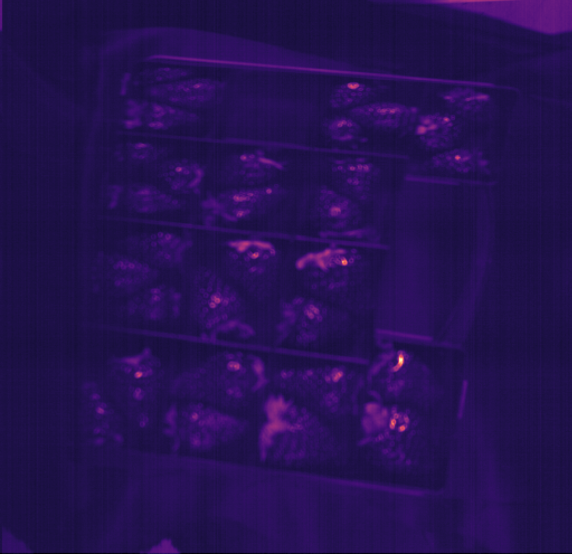
#> input picture temp_plot_clean.png, 1144 x 1108 px, found by its file name (shown at 1/2 size)
$ python cvtry.py
#> lines starting #> are read from the running program, lines starting #| are printed output that depends on the picture; after the words box and inside, x2 and y2 are one past the last pixel; in counts of white or black regions, pixels touching at a corner belong together
import cv2 as cv
import numpy as np
import matplotlib.pyplot as plt

im = cv.imread('temp_plot_clean.png')
#> im is the input picture: shape (1108, 1144, 3); mean B, G, R 81.3, 16.7, 36.6
assert im is not None, "file could not be read, check with os.path.exists()"

# Convert the image to grayscale
imgray = cv.cvtColor(im, cv.COLOR_BGR2GRAY)
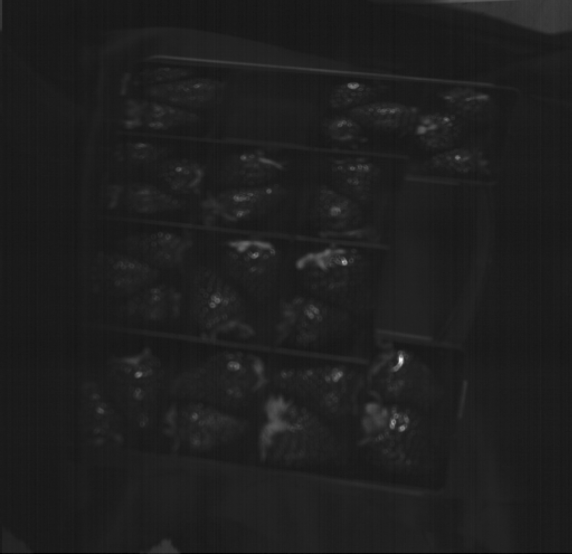
#> imgray: shape (1108, 1144) (shown at 1/2 size); min 0, max 243, mean 30.1
ret, thresh = cv.threshold(imgray, 80, 255, 0)
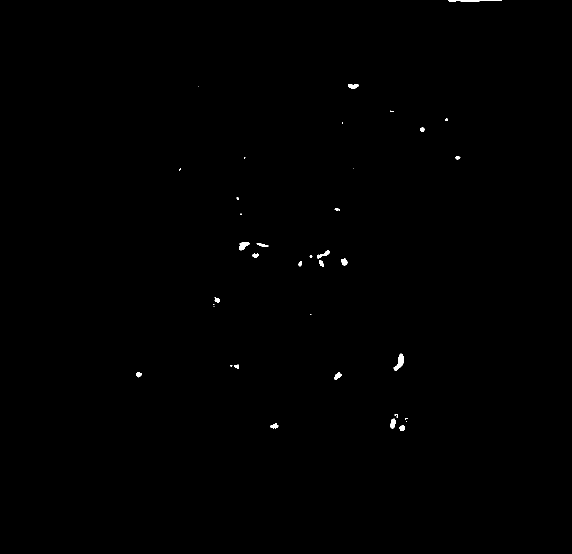
#> thresh: shape (1108, 1144) (shown at 1/2 size); 0.2% white; 37 white regions (15 under 20 px)

cv.imshow('imgray ', imgray)
print(ret)
cv.imshow('thresh', thresh)

contours, hierarchy = cv.findContours(thresh, cv.RETR_TREE, cv.CHAIN_APPROX_SIMPLE)
#> contours = 38 contours, 18 with area under 20; largest, box (x1, y1, x2, y2) and area: (787, 707, 808, 741) 298, (478, 484, 499, 501) 190, (780, 837, 792, 857) 142, (897, 0, 1004, 3) 122, (635, 501, 660, 518) 114

output_image = np.zeros_like(im)

# Create a list to store selected contours
selected_contours = []

# Iterate over all contours
for cnt in contours:
    # Calculate the contour area
    area = cv.contourArea(cnt)

    # Approximate the contour to a polygon
    approx = cv.approxPolyDP(cnt, 0.03 * cv.arcLength(cnt, True), True)

    # Get the number of corners
    num_corners = len(approx)

    # Filter based on area and exclude contours with 3 corners (triangles)
    if area > 10000 and area < 35000 and num_corners != 3:
        # Add the contour to the list of selected contours
        selected_contours.append(cnt)

        print(f"Area: {area}")
        print(f"Number of corners: {num_corners}")
#> this loop made 38 passes
#> (area, num_corners) on passes 1, 2, 4, 7, 8, 10, 11, 15, 17, 18, 19, 21: (80.5, 7), (85, 7), (141.5, 6), (100, 7), (70.5, 6), (44, 6), (298, 7), (62, 7), (40, 6), (69, 5), (105.5, 7), (56.5, 8)
#> (area, approx, num_corners) on passes 23, 38: (61.5, [[513, 487], [523, 492], [536, 492], [519, 486]], 4), (122.5, [[897, 1], [1003, 0]], 2)
#> after the loop, selected_contours = []

# drawing the contours and displaying image
cv.drawContours(output_image, selected_contours, -1, (220, 152, 91), -1)
#> output_image: shape (1108, 1144, 3); every value is 0
cv.imshow('Selected Contours', output_image)
cv.waitKey(0)
cv.destroyAllWindows()
